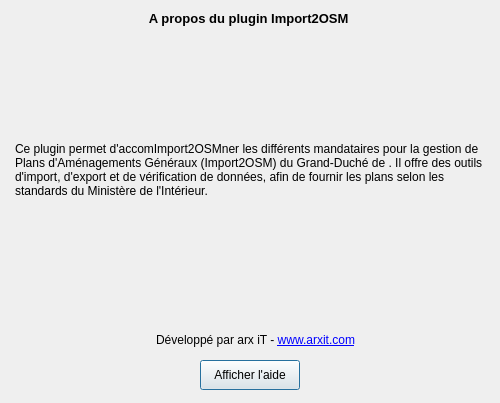
<?xml version="1.0" encoding="UTF-8"?>
<ui version="4.0">
 <class>Dialog</class>
 <widget class="QDialog" name="Dialog">
  <property name="windowModality">
   <enum>Qt::ApplicationModal</enum>
  </property>
  <property name="geometry">
   <rect>
    <x>0</x>
    <y>0</y>
    <width>500</width>
    <height>403</height>
   </rect>
  </property>
  <property name="sizePolicy">
   <sizepolicy hsizetype="Fixed" vsizetype="Fixed">
    <horstretch>0</horstretch>
    <verstretch>0</verstretch>
   </sizepolicy>
  </property>
  <property name="windowTitle">
   <string>A propos</string>
  </property>
  <property name="windowIcon">
   <iconset>
    <normaloff>../../icon.png</normaloff>../../icon.png</iconset>
  </property>
  <widget class="QLabel" name="label">
   <property name="geometry">
    <rect>
     <x>10</x>
     <y>10</y>
     <width>481</width>
     <height>16</height>
    </rect>
   </property>
   <property name="font">
    <font>
     <pointsize>10</pointsize>
     <weight>75</weight>
     <bold>true</bold>
    </font>
   </property>
   <property name="text">
    <string>A propos du plugin Import2OSM </string>
   </property>
   <property name="alignment">
    <set>Qt::AlignCenter</set>
   </property>
  </widget>
  <widget class="QLabel" name="label_2">
   <property name="geometry">
    <rect>
     <x>15</x>
     <y>130</y>
     <width>481</width>
     <height>81</height>
    </rect>
   </property>
   <property name="text">
    <string>&lt;html&gt;&lt;head/&gt;&lt;body&gt;&lt;p&gt;&lt;span style=&quot; font-size:9pt;&quot;&gt;Ce plugin permet d'accomImport2OSMner les différents mandataires pour la gestion de Plans d'Aménagements Généraux (Import2OSM) du Grand-Duché de . Il offre des outils d'import, d'export et de vérification de données, afin de fournir les plans selon les standards du Ministère de l'Intérieur.&lt;/span&gt;&lt;/p&gt;&lt;/body&gt;&lt;/html&gt;</string>
   </property>
   <property name="textFormat">
    <enum>Qt::RichText</enum>
   </property>
   <property name="wordWrap">
    <bool>true</bool>
   </property>
  </widget>
  <widget class="QLabel" name="lblLogoArxit">
   <property name="geometry">
    <rect>
     <x>205</x>
     <y>230</y>
     <width>100</width>
     <height>80</height>
    </rect>
   </property>
   <property name="text">
    <string/>
   </property>
   <property name="pixmap">
    <pixmap>logo_arxit.png</pixmap>
   </property>
   <property name="scaledContents">
    <bool>true</bool>
   </property>
   <property name="alignment">
    <set>Qt::AlignCenter</set>
   </property>
   <property name="openExternalLinks">
    <bool>true</bool>
   </property>
  </widget>
  <widget class="QLabel" name="label_4">
   <property name="geometry">
    <rect>
     <x>20</x>
     <y>330</y>
     <width>471</width>
     <height>20</height>
    </rect>
   </property>
   <property name="text">
    <string>&lt;html&gt;&lt;head/&gt;&lt;body&gt;&lt;p&gt;Développé par arx iT - &lt;a href=&quot;http://www.arxit.com&quot;&gt;&lt;span style=&quot; text-decoration: underline; color:#0000ff;&quot;&gt;www.arxit.com&lt;/span&gt;&lt;/a&gt;&lt;/p&gt;&lt;/body&gt;&lt;/html&gt;</string>
   </property>
   <property name="textFormat">
    <enum>Qt::RichText</enum>
   </property>
   <property name="alignment">
    <set>Qt::AlignCenter</set>
   </property>
   <property name="openExternalLinks">
    <bool>true</bool>
   </property>
   <property name="textInteractionFlags">
    <set>Qt::TextBrowserInteraction</set>
   </property>
  </widget>
  <widget class="QLabel" name="lblLogoPlugin">
   <property name="geometry">
    <rect>
     <x>210</x>
     <y>40</y>
     <width>80</width>
     <height>80</height>
    </rect>
   </property>
   <property name="text">
    <string/>
   </property>
   <property name="pixmap">
    <pixmap>logo_Import2OSM.png</pixmap>
   </property>
   <property name="scaledContents">
    <bool>true</bool>
   </property>
   <property name="alignment">
    <set>Qt::AlignCenter</set>
   </property>
   <property name="openExternalLinks">
    <bool>true</bool>
   </property>
  </widget>
  <widget class="QPushButton" name="pushButton">
   <property name="geometry">
    <rect>
     <x>200</x>
     <y>360</y>
     <width>100</width>
     <height>30</height>
    </rect>
   </property>
   <property name="text">
    <string>Afficher l'aide</string>
   </property>
  </widget>
 </widget>
 <resources/>
 <connections>
  <connection>
   <sender>pushButton</sender>
   <signal>clicked()</signal>
   <receiver>Dialog</receiver>
   <slot>_showHelp()</slot>
   <hints>
    <hint type="sourcelabel">
     <x>249</x>
     <y>380</y>
    </hint>
    <hint type="destinationlabel">
     <x>425</x>
     <y>376</y>
    </hint>
   </hints>
  </connection>
 </connections>
 <slots>
  <slot>_showHelp()</slot>
 </slots>
</ui>
